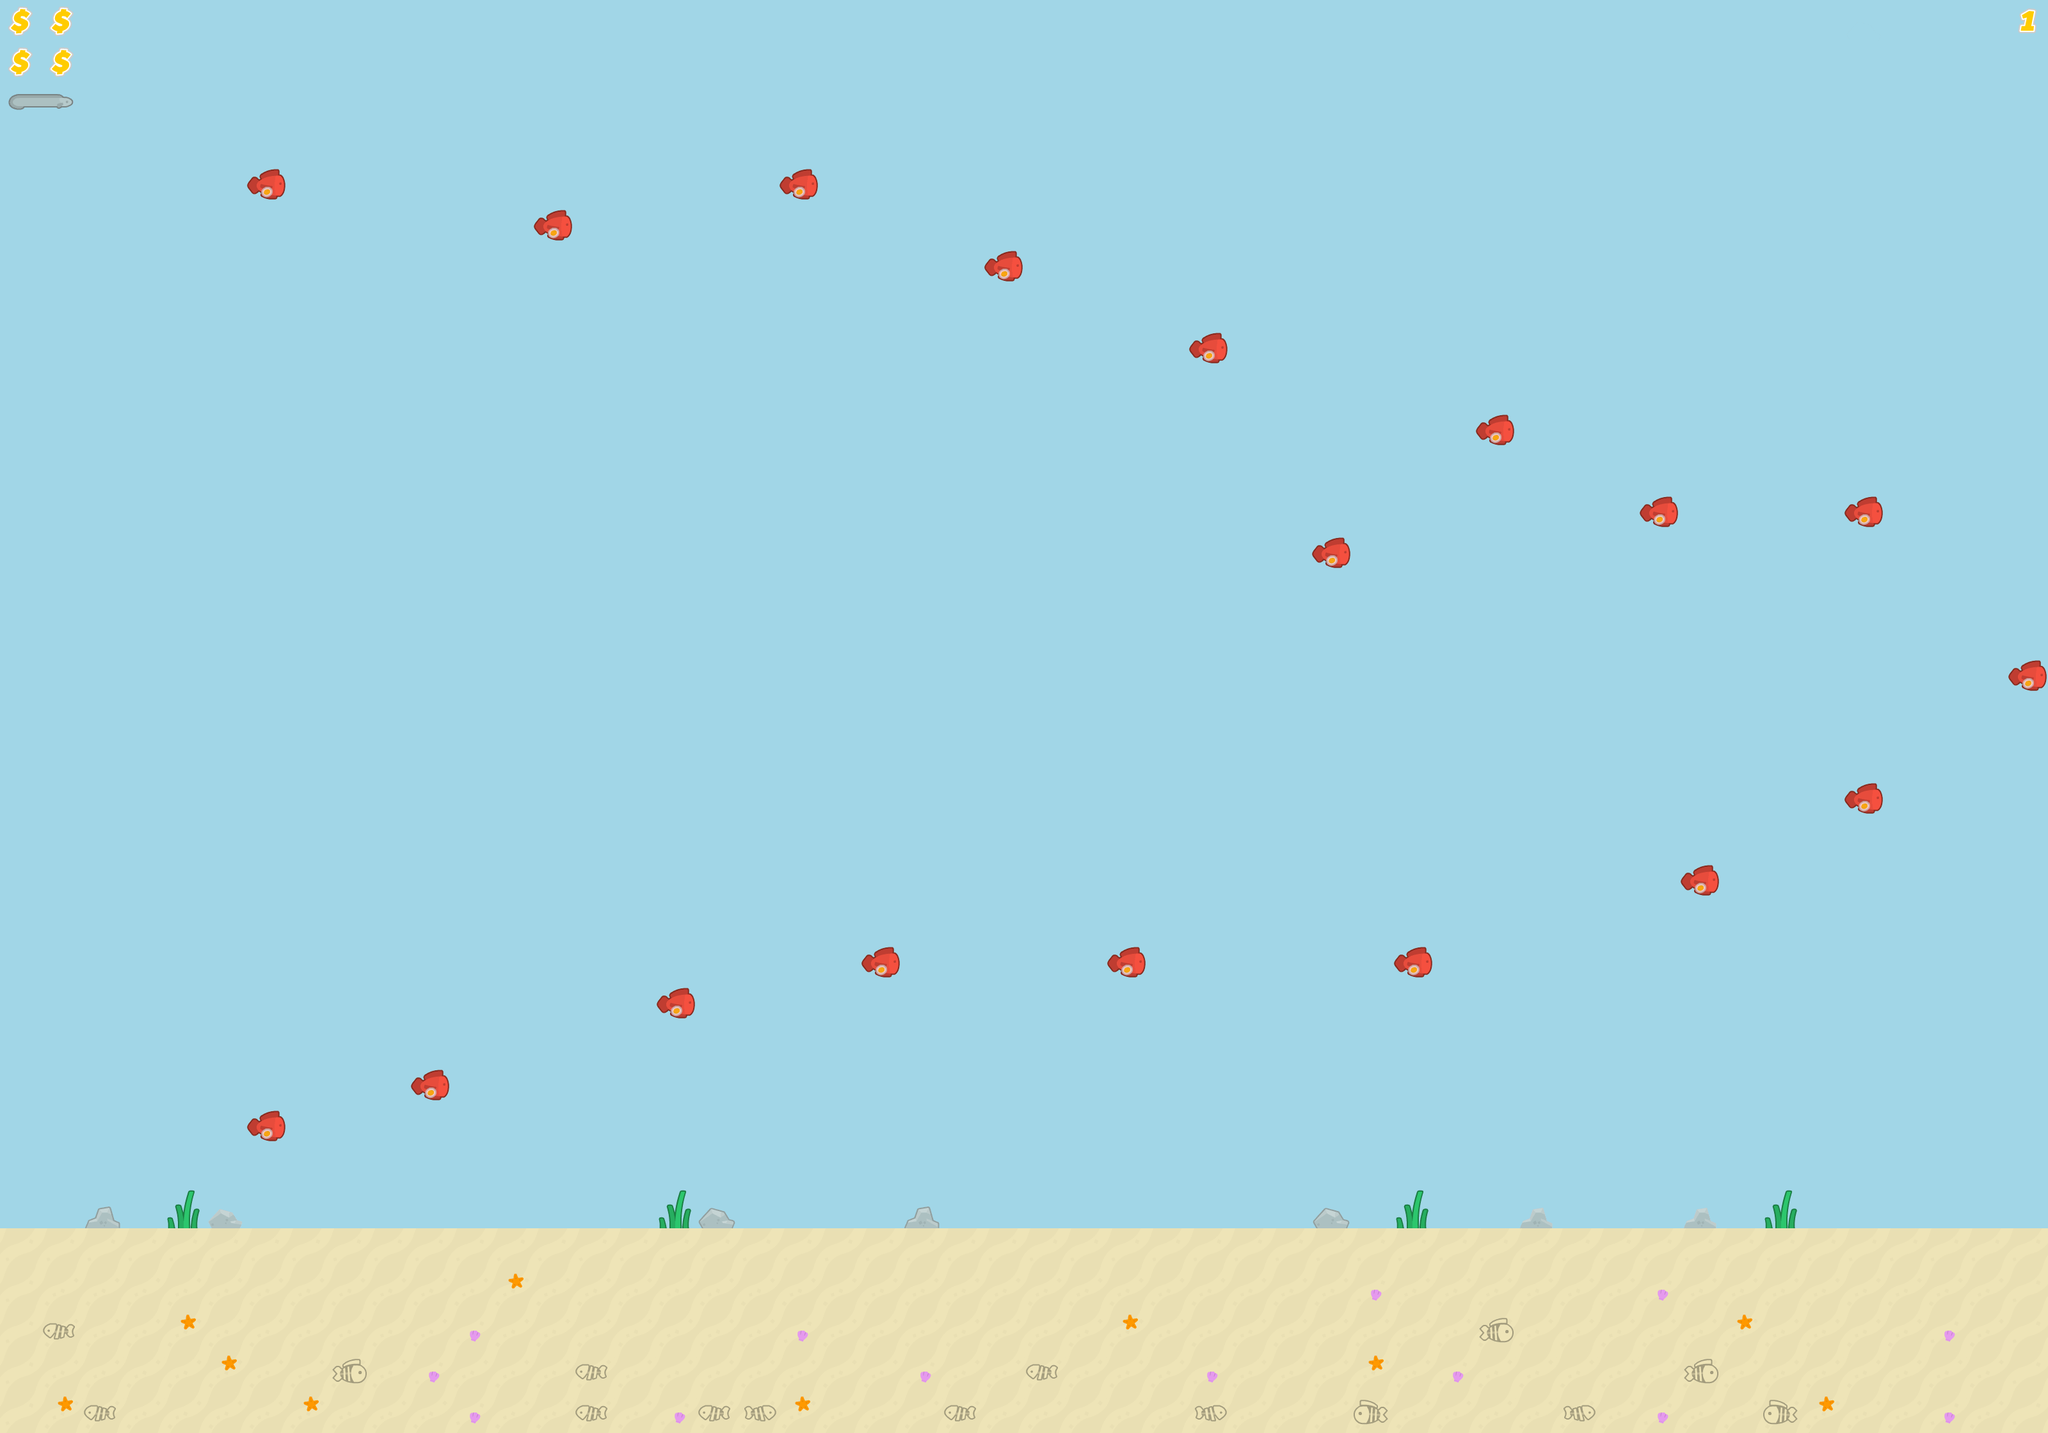

A 2D game scene composited from a Tiled map and its tileset images. What follows is a short description and the map's XML, with each tile layer's data collapsed to a summary:
An orthogonal 50x35 tile map with 64x64 px tiles, 6 tile layers (Background, Coins, Platforms, Foreground, ...).

<map version="1.10" tiledversion="1.11.0" orientation="orthogonal" renderorder="right-down" width="50" height="35" tilewidth="64" tileheight="64" infinite="0" nextlayerid="8" nextobjectid="1">
 <tileset firstgid="1" source="fish_game_tileset.tsx" />
 <layer id="5" name="Background" width="50" height="35">
  <data>[1750 cells, 1750 non-empty, 4 distinct tile ids]</data>
 </layer>
 <layer id="3" name="Coins" width="50" height="35">
  <data>[1750 cells, 4 non-empty, 1 distinct tile ids]</data>
 </layer>
 <layer id="4" name="Platforms" width="50" height="35">
  <data>[1750 cells, 78 non-empty, 4 distinct tile ids]</data>
 </layer>
 <layer id="7" name="Foreground" width="50" height="35">
  <data>[1750 cells, 27 non-empty, 8 distinct tile ids]</data>
 </layer>
 <layer id="1" name="Hint markers" width="50" height="35" opacity="0.7">
  <data>[1750 cells, 19 non-empty, 2 distinct tile ids]</data>
 </layer>
 <layer id="2" name="Obstacles" width="50" height="35">
  <data>[1750 cells, 0 non-empty, 0 distinct tile ids]</data>
 </layer>
</map>
